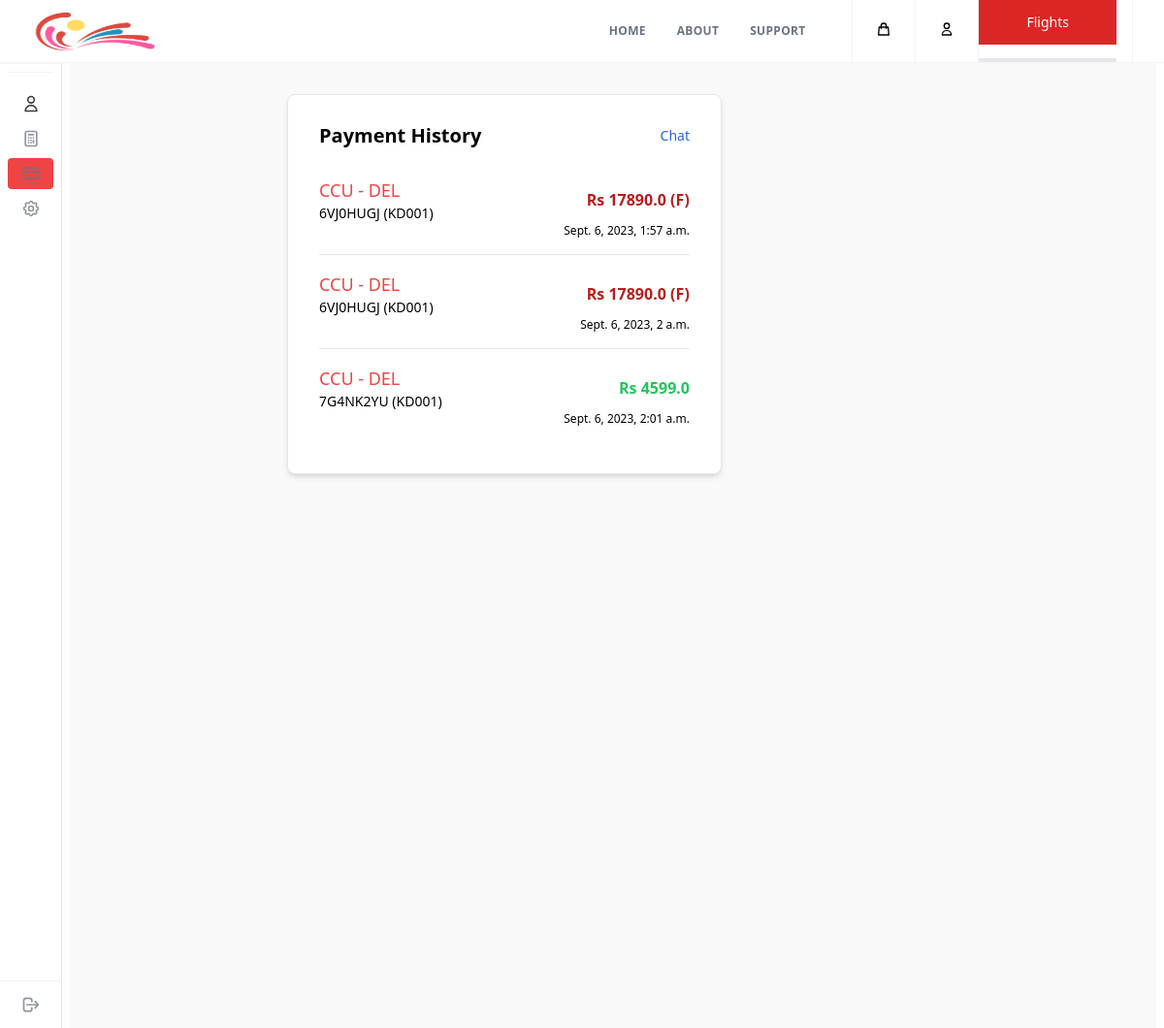
Screenshot of /payments/ (signed in) with the database file from the repository.
### core/models.py (models this page shows, shortened)
class Payment(models.Model):
    payment_id = models.CharField(default=get_random_string(10), unique=True, max_length=32)
    profile = models.ForeignKey(Profile, on_delete=models.CASCADE, related_name="payment_user")
    booking = models.ForeignKey(Booking, on_delete=models.CASCADE, related_name="payment_booking")
    flight = models.ForeignKey(Flight, models.CASCADE, related_name="payment_flight")
    amount = models.FloatField()
    status = models.BooleanField(default=False)
    created_at = models.DateTimeField(auto_now_add= True)
    updated_at = models.DateTimeField(auto_now= True)

class BaseModel(models.Model):
    uid = models.UUIDField(primary_key = True, default = uuid.uuid4)
    created_at = models.DateTimeField(auto_now_add= True)
    updated_at = models.DateTimeField(auto_now= True)
    class Meta:
        abstract = True

class Flight(BaseModel):
    flight_number = models.CharField(max_length=6)
    origin_airport = models.ForeignKey(Airport, on_delete=models.CASCADE, related_name="flight_origin")
    destination_airport = models.ForeignKey(Airport, on_delete=models.CASCADE, related_name="flight_destination")
    departure_date = models.DateField()
    departure_time = models.TimeField()
    arrival_date = models.DateField()
    arrival_time = models.TimeField()

class Airport(BaseModel):
    airport_name = models.CharField(max_length=200)
    airport_city = models.CharField(max_length=50)
    airport_country = models.CharField(max_length=16)
    iata_code = models.CharField(max_length=3)
    icao_code = models.CharField(max_length=4)
    airport_type = models.CharField(max_length=14, null=True, blank=True)

class Booking(BaseModel):
    profile = models.ForeignKey(Profile, on_delete=models.CASCADE, related_name="booking_user")
    flight = models.ForeignKey(Flight, models.CASCADE, related_name="flight_booking")
    person_name = models.CharField(max_length=50)
    gender = models.CharField(max_length=8)
    passport_number = models.CharField(max_length=8)
    citizenship = models.CharField(max_length=16)
    mobile_number = models.CharField(max_length=15)
    email = models.EmailField(max_length=25, null=True, blank=True)
    pnr_code = models.CharField(default=get_random_string(8).upper(), unique=True, max_length=8)
    seat_type = models.CharField(max_length=8)
    fare_amount = models.FloatField(null=True, blank=True)
    fare = models.ForeignKey(Fare, on_delete=models.CASCADE, related_name="fare_boooking", null=True, blank=True)
    def __str__(self) -> str:
        return self.pnr_code + " (" + self.flight.flight_number + ")"

### core/views.py (the view)
# urls.py: path('payments/', views.payments, name="payments"),
@login_required(login_url="/login")
def payments(request):
    try:
        context = {
            "payments" : Payment.objects.filter(profile=request.user.userprofile),
            "page_title" : "Payment History | Luua",
            "tab_id" : "payments",
        }
        return render(request, "booking/payment/all-payments.html", context)
    except Exception as err:
        logger.error(err)

### template/booking/payment/all-payments.html (shortened to what this page needs)
{% include 'booking/sections/header.html' %}
{% load static %}
</head>
<body>
    {% include 'booking/sections/nav-bar.html' %}
    <div class="min-h-screen flex">
        {% include 'booking/sections/side-bar.html' %}
        <main class="flex-1 min-w-0 px-2">
            <section class="h-screen bg-gray-100/50 pt-8">
                <div class="max-w-2xl mx-auto">
                    <div
                        class="p-4 max-w-md bg-white rounded-lg border shadow-md sm:p-8 dark:bg-red-200 dark:border-gray-700">
                        <div class="flex justify-between items-center mb-4">
                            <h3 class="text-xl font-bold leading-none text-dark-900 dark:text-dark">Payment History
                            </h3>
                            <a href="/support" class="text-sm font-medium text-blue-600 hover:underline dark:text-blue-500">
                                Chat
                            </a>
                        </div>
                        <div class="flow-root">
                            <ul role="list" class="divide-y divide-gray-200 dark:divide-gray-700">
                                {% for x in payments %}
                                <li class="py-3 sm:py-4">
                                    <a href="/payments/{{x.payment_id}}/">
                                        <div class="flex items-center space-x-4">
                                            <div class="flex-1 min-w-0">
                                                <p class="text-lg font-medium text-red-500 truncate dark:text-red-500">
                                                    {{x.flight.origin_airport.iata_code}} - {{x.flight.destination_airport.iata_code}}
                                                </p>
                                                <p class="text-sm text-dark-700 truncate dark:text-gray-700">
                                                    {{x.booking}}
                                                </p>
                                            </div>
                                            {% if x.status %}
                                            <div
                                                class="inline-flex items-center text-base font-semibold text-green-500 dark:text-green">
                                                Rs {{x.amount}} <br>
                                             {% else %}
                                             <div
                                             class="inline-flex items-center text-base font-semibold text-red-700 dark:text-red-700">
                                             Rs {{x.amount}} (F) <br>
                                             {% endif %}
                                            </div>
                                        </div>
                                        <p class="text-xs text-dark-700 truncate dark:text-gray-700 text-end  mt-0 pt-0">
                                            {{x.created_at}}
                                        </p>
                                    </a>
                                </li>
                                {% endfor %}
                            </ul>
                        </div>
                    </div>
                </div>
            </section>
        </main>
    </div>
    {% include 'booking/sections/footer.html' %}

### rows the page displays
Payment: flight.origin_airport.iata_code "CCU", flight.destination_airport.iata_code "DEL", booking "6VJ0HUGJ (KD001)", amount "17890.0", created_at "Sept. 6, 2023, 1:57 a.m."
Payment: flight.origin_airport.iata_code "CCU", flight.destination_airport.iata_code "DEL", booking "6VJ0HUGJ (KD001)", amount "17890.0", created_at "Sept. 6, 2023, 2 a.m."
Payment: flight.origin_airport.iata_code "CCU", flight.destination_airport.iata_code "DEL", booking "7G4NK2YU (KD001)", amount "4599.0", created_at "Sept. 6, 2023, 2:01 a.m."
